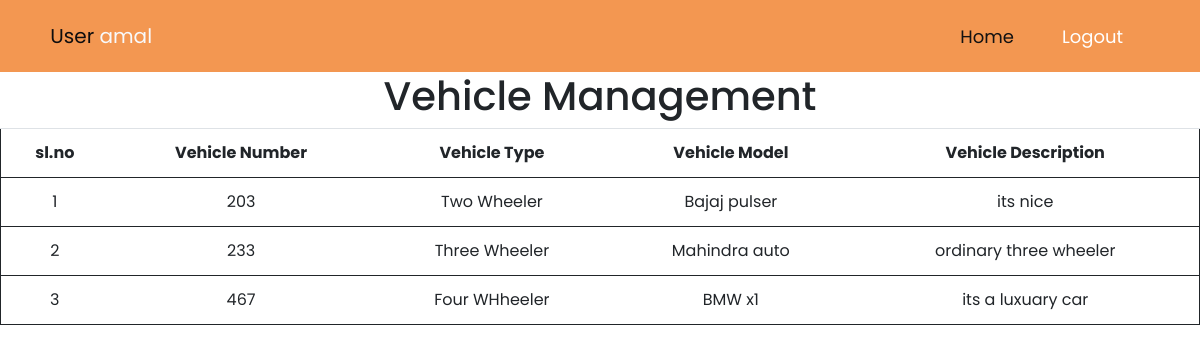
Page /userhome/ (signed in) on the committed database.
### app/models.py (models this page shows, shortened)
class user_registration(models.Model):
    first_name=models.CharField(max_length=100,null=True)
    last_name=models.CharField(max_length=100,null=True)
    email=models.EmailField(max_length=100,null=True)
    username=models.CharField(max_length=100,null=True)
    password=models.CharField(max_length=100,null=True)
    desigination=models.ForeignKey(Desigination,on_delete=models.CASCADE)

class Vehicle_registeration(models.Model):
    vehicle_number=models.CharField(max_length=100,null=True)
    vehicle_type=models.CharField(max_length=100,null=True)
    vehicle_model=models.CharField(max_length=100,null=True)
    vehicle_description=models.CharField(max_length=100,null=True)
    user=models.ForeignKey(User,on_delete=models.CASCADE)

### app/views.py (the view)
# urls.py: path('userhome/',views.userhome,name='userhome'),
def userhome(request):
    if 'pid' in request.session:
        pk=request.session['pid']
        username=user_registration.objects.get(id=pk)
        std=Vehicle_registeration.objects.all()
        return render(request,'user_home.html',{'std':std,'user':username})
    return redirect('user_logout')

### app/templates/user_home.html
{% extends 'user_base.html' %}
{% block body %}
<table  class="table text-center  " style="border: 1px solid;">
  <h1 class="text-center ">Vehicle Management</h1>
  <tr>
      <th>sl.no</th>
      <th>Vehicle Number</th>
      <th>Vehicle Type</th>
      <th>Vehicle Model</th>
      <th>Vehicle Description</th>
  </tr>
  {% for p in std %}
 <tr>
      <td>{{forloop.counter}}</td>
      <td>{{p.vehicle_number}}</td>
      <td>{{p.vehicle_type}}</td>
      <td>{{p.vehicle_model}}</td>
      <td>{{p.vehicle_description}}</td>
  </tr>
  {% endfor %}
</table>
{% endblock %}

### app/templates/user_base.html (shortened to what this page needs)
{% load static %}
<!DOCTYPE html>
<html lang="en">
<head>
    <link href="https://cdn.jsdelivr.net/npm/bootstrap@5.0.2/dist/css/bootstrap.min.css" rel="stylesheet"
>
    <link rel="stylesheet" href="https://cdnjs.cloudflare.com/ajax/libs/font-awesome/6.2.0/css/all.min.css"
 />
        <link rel="stylesheet" href="https://cdn.jsdelivr.net/npm/bootstrap@4.4.1/dist/css/bootstrap.min.css">
</head>
<body>
    <section class="navbar m-0 p-0 ">
        <nav class="navbar navbar-expand-lg navbar-dark w-100 py-3" style="background-color:#f39751;">
            <div class="container ">
                <a class="navbar-brand text-light" href="{% url 'userhome' %}"><img src="" alt="">  <span style="color:#0d0d0e;">User</span> {{user.username}}</a>
                <div class="collapse navbar-collapse justify-content-end " id="navbarNavDropdown2">
                    <ul class="navbar-nav ">
                        <li class="nav-item mx-lg-3 ">
                            <a class="navbar-brand" style="color: rgb(19, 18, 18);" aria-current="page"
                                href="{% url 'userhome' %}">Home</a>
                        </li>
                        <li class="nav-item mx-lg-3">
                            <a class="navbar-brand" href="{% url 'user_logout' %}">Logout</a>
                        </li>
                    </ul>
                </div>
            </div>
        </nav>
    </section>
    {% block body %}
    {% endblock %}
</body>
</html>

### app/templates/user_base.html (style rules this page uses)
* { margin: 0; padding: 0; box-sizing: border-box; font-family: 'Poppins', sans-serif; }
.nav-item a { font-size: 18px; }

### rows in the picture
user_registration: username "amal"
Vehicle_registeration: vehicle_number "203", vehicle_type "Two Wheeler", vehicle_model "Bajaj pulser", vehicle_description "its nice"
Vehicle_registeration: vehicle_number "233", vehicle_type "Three Wheeler", vehicle_model "Mahindra auto", vehicle_description "ordinary three wheeler"
Vehicle_registeration: vehicle_number "467", vehicle_type "Four WHheeler", vehicle_model "BMW x1", vehicle_description "its a luxuary car"
